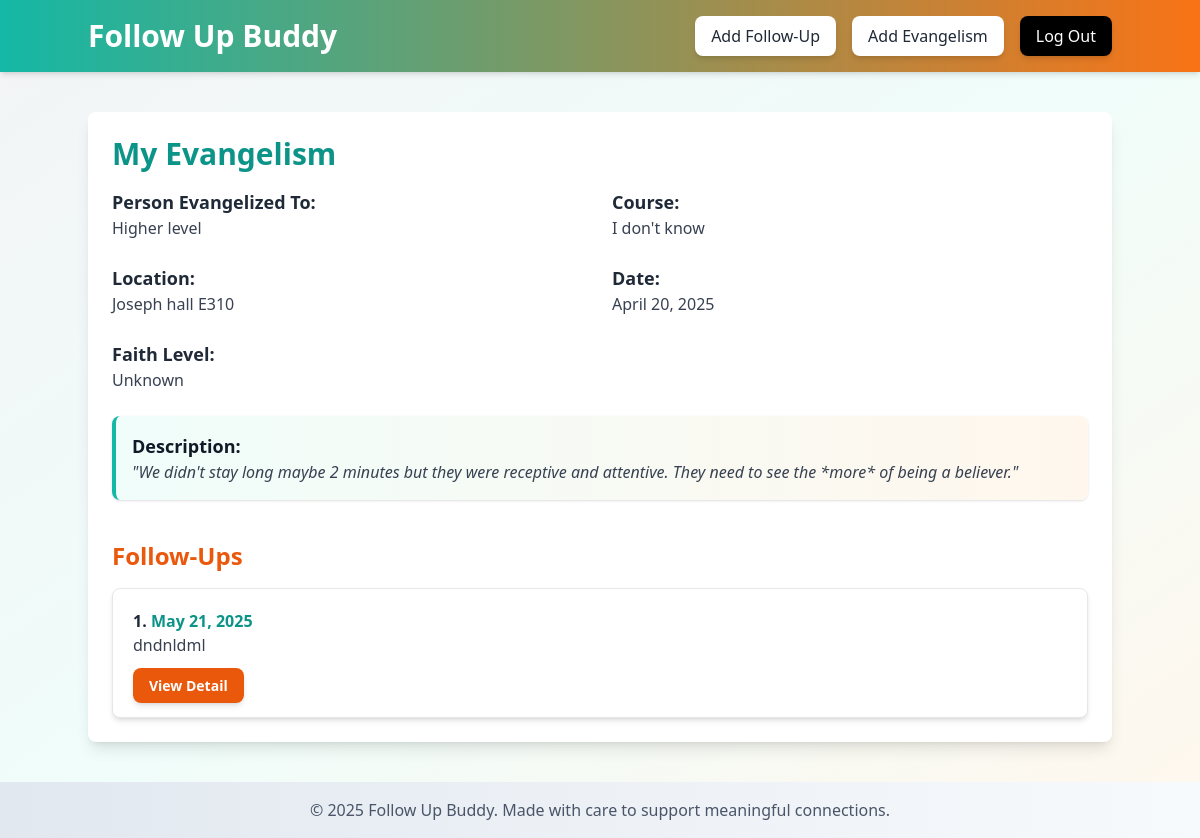
The app's page /evangelism/detail/21 (signed in) with its own data.
### tracker/models.py (models this page shows, shortened)
class Evangelism(models.Model):
    FAITH_STATUS = {
        "strong_faith": "Strong Faith",
        "less_faith": "Less Faith",
        "unbeliever": "Unbeliever",
        "unknown": "Unknown",
    }
    evangelist = models.ForeignKey(User, on_delete=models.CASCADE)
    person_name = models.CharField(max_length=200)
    course = models.CharField(max_length=200, null=True, blank=True)
    location = models.CharField(max_length=255, null=True)
    date = models.DateField()
    description = models.TextField(blank=True)
    faith = models.CharField(max_length=20, choices=FAITH_STATUS)
    relevance = models.IntegerField(blank=True)
    completed = models.BooleanField(default=False)

class FollowUp(models.Model):
    evangelism = models.ForeignKey(Evangelism, on_delete=models.CASCADE, related_name="followups")
    description = models.TextField(blank=True)
    date = models.DateField()

### tracker/views.py (the view)
# urls.py: path('evangelism/detail/<int:pk>', views.EvangelismDetail.as_view(), name="evangelism-detail"),
class EvangelismDetail(LoginRequiredMixin, DetailView):
    model = Evangelism
    template_name = "tracker/evangelism_detail.html"
    context_object_name = "evangelism"
    def get_context_data(self, **kwargs):
        context = super().get_context_data(**kwargs)
        context["followups"] = FollowUp.objects.filter(evangelism=self.object)
        return context

### tracker/templates/tracker/evangelism_detail.html (shortened to what this page needs)
{% extends 'tracker/base.html' %}
{% block body %}
<div class="container mx-auto my-10 p-6 bg-white shadow-lg rounded-lg">
    <h2 class="text-3xl font-bold text-teal-600 mb-4">My Evangelism</h2>
    <div class="grid grid-cols-1 md:grid-cols-2 gap-6">
        <div>
            <p class="text-lg font-semibold">Person Evangelized To:</p>
            <p class="text-gray-700">{{ evangelism.person_name }}</p>
        </div>
        <div>
            <p class="text-lg font-semibold">Course:</p>
            <p class="text-gray-700">{{ evangelism.course|default:'N/A' }}</p>
        </div>
        <div>
            <p class="text-lg font-semibold">Location:</p>
            <p class="text-gray-700">{{ evangelism.location|default:'N/A' }}</p>
        </div>
        <div>
            <p class="text-lg font-semibold">Date:</p>
            <p class="text-gray-700">{{ evangelism.date }}</p>
        </div>
        <div>
            <p class="text-lg font-semibold">Faith Level:</p>
            <p class="text-gray-700">{{ evangelism.get_faith_display }}</p>
        </div>
    </div>
    <div class="mt-6 p-4 bg-gradient-to-r from-teal-50 to-orange-50 border-l-4 border-teal-500 rounded-lg shadow">
        <p class="text-lg font-semibold text-gray-900">Description:</p>
        <p class="text-gray-700 whitespace-pre-line italic">"{{ evangelism.description }}"</p>
    </div>
    <div class="mt-10">
        <h3 class="text-2xl font-bold text-orange-600 mb-4">Follow-Ups</h3>
        {% if followups %}
            <ul class="space-y-4">
                {% for followup in followups %}
                    <li class="p-5 bg-white border border-gray-200 rounded-lg shadow-md hover:shadow-lg transition duration-300">
                        <p class="font-semibold">{{ forloop.counter }}. <span class="text-teal-600">{{ followup.date }}</span></p>
                        <p class="text-gray-700">{{ followup.description }}</p>
                        <p class="mt-4">
                            <a href="#" class="px-4 py-2 bg-orange-600 text-white text-sm font-semibold rounded-lg shadow-md hover:bg-teal-700 transition duration-300">
                                View Detail
                            </a>
                        </p>
                    </li>
                {% endfor %}
            </ul>
        {% else %}
            <p class="text-gray-500 italic">No follow-ups recorded yet.</p>
        {% endif %}
    </div>
</div>
{% endblock body %}

### tracker/templates/tracker/base.html (style rules this page uses)
html, body { height: 100%; margin: 0; display: flex; flex-direction: column; }

### records on screen
Evangelism: person_name "Higher level", course "I don't know", location "Joseph hall E310", date "April 20, 2025", faith "Unknown", description "We didn't stay long maybe 2 minutes but they were receptive and attentive. They need to see the *more* of being a believer."
FollowUp: date "May 21, 2025", description "dndnldml"
